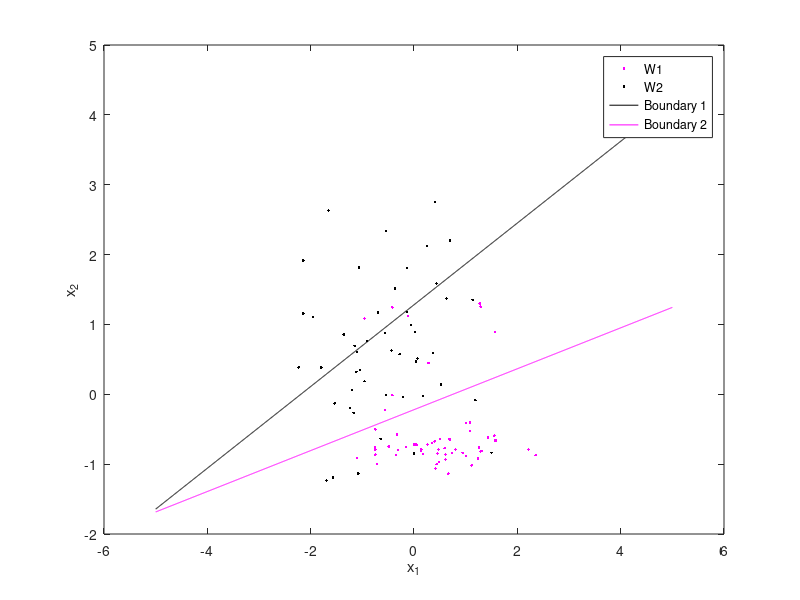
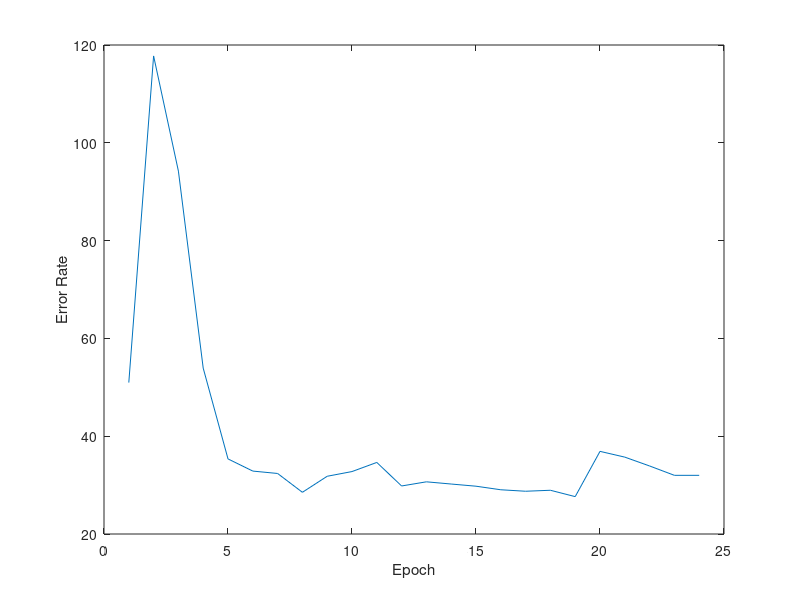

The MATLAB source for these figures, in order:
% part b
clear all;
clc

%% setting up the input and target data
clear all;
load winedata.mat;
x1 = [data(1:59,2); data(131:178, 2)]';
x2 = [data(1:59,3); data(131:178, 3)]';
tk= [ones(59,1);-1*ones(48,1)]';  
theta = 0.001;
eta = 0.1;
epoch = 0; cond=1; features=2;

w_ji = rand(2,3);
wk_j = rand(1,3);

mean_x1 = mean(x1);
std_x1 = std(x1);
Norm_x1 = (x1 - mean_x1)/std_x1;
mean_x2 = mean(x2);
std_x2 = std(x2);
Norm_x2 = (x2 - mean_x2)/std_x2;
X1 = Norm_x1;
X2 = Norm_x2;

%% feed forward and backprobagation
while (cond==1)
    
    epoch = epoch + 1; 
    m = 0;
    %initializing the delta values
    delta_w_ji = zeros(2,3); delta_wkj = zeros(1,3);
    
    for m = 1:length(X1)
          xinput = [ 1 X1(m) X2(m) ]; 
          
       netj = zeros(1,2);
       yj = zeros(1,2);
       
        for j = 1:features
           netj(j) = w_ji(j,:) * xinput';
           yj(j) = tanh(netj(j));
           y_deriv = sech(netj(j));
        end
        yj = [ 1 yj ];
        
        net_k = wk_j * yj';
     
        zk(m) = tanh(net_k);
        z_deriv = sech(net_k);
        delta_k = (tk(m) - zk(m)) * z_deriv;

        delta_j = zeros(1,2);
        for j = 1:features
            delta_j(j) = (1 - (tanh(netj(j))).^2) * delta_k * wk_j(j+1);
        end
        
        for i = 1:3
            for j = 1:features
                delta_w_ji(j,i) =  delta_w_ji(j,i) + eta * delta_j(j) * xinput(i)';
            end
        end
    
        for l = 1:3
            delta_wkj(l) =   delta_wkj(l) + eta * delta_k * yj(l)';
        end
        
    end

  
     w_ji = w_ji + delta_w_ji ;
     wk_j = wk_j + delta_wkj;
    
    
    Jp(epoch) = 0.5 * (((tk' - zk')') * (tk' - zk')); 
    
    if (epoch == 1)
        JP_total = Jp(epoch);
    else
        JP_total = Jp(epoch-1) - Jp(epoch);
    end
    
    JP_total = abs(JP_total);
    if JP_total<theta
       cond=0;
        break
    end
    
    
end

y_intecept1 = -w_ji(1,1)/w_ji(1,3);
slope1 = -w_ji(1,2)/w_ji(1,3); x_axis = -5:0.005:5;
boundary1 = slope1*x_axis+y_intecept1;

y_intercept2 = -w_ji(2,1)/w_ji(2,3);
slope2 = -w_ji(2,2)/w_ji(2,3);
boundary2 = slope2 * x_axis+ y_intercept2;

%decision in x domain
figure(1);
plot(X1(1:59),X2(1:59),'m.'); 
hold
plot(X1(60:107),X2(60:107),'k.');
plot(x_axis, boundary1,'k')
plot(x_axis, boundary2, 'm')
xlabel('x_1');
ylabel('x_2');
legend('W1','W2','Boundary 1', 'Boundary 2');

figure(2)
plot(Jp)
xlabel('Epoch'); ylabel('Error Rate');

%% calculating the accuracy
correctly_classified = 0;
accuracy = 0;
for i=1:length(X1)
    if ( (zk(i)<0 && tk(i)==-1) || (zk(i)>0 && tk(i) == 1) );
        correctly_classified = correctly_classified + 1;
    end
end
accuracy= correctly_classified/length(X1)*100